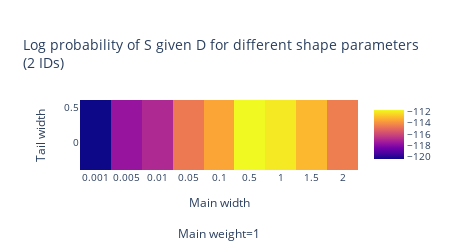

Notebook code cell kept with this figure:
### Code cell
params = [
    (0.001, 0.1, 1),
    (0.005, 0.1, 1),
    (0.01, 0.1, 1),
    (0.05, 0.1, 1),
    (0.1, 0.1, 1),
    (0.5, 0.1, 1),
    (1, 0.1, 1),
    (1.5, 0.1, 1),
    (2, 0.1, 1),
]
labels = ["main width", "tail width", "main weight"]
df_heatmap, data = load_and_process_json(9, params, labels)
IDs = list(data.keys())

fig = make_subplots()
fig = add_heatmap_for_weight(fig, df_heatmap, 1, 1)
fig.update_layout(
    title=f"Log probability of S given D for different shape parameters<br>({len(IDs)} IDs)",
    yaxis_title="Tail width",
    # yaxis_type='log',
    width=450,
    height=250,
    font_size=10,
)
fig.show()

### Figure 1 — Plotly figure (JSON) as saved in the notebook; plotly's stock layout.template omitted (floating-point values rounded to 4 significant figures)
{"data": [{"type": "heatmap", "x": [0.001, 0.005, 0.01, 0.05, 0.1, 0.5, 1, 1.5, 2], "xaxis": "x", "y": [0.1, 0.1, 0.1, 0.1, 0.1, 0.1, 0.1, 0.1, 0.1], "yaxis": "y", "z": [-120.4, -117.6, -117.0, -114.6, -113.5, -111.7, -112.0, -113.1, -114.5]}], "layout": {"font": {"size": 10}, "height": 250, "title": {"text": "Log probability of S given D for different shape parameters<br>(2 IDs)"}, "width": 450, "xaxis": {"anchor": "y", "domain": [0, 1], "title": {"text": "Main width<br><br>Main weight=1"}, "type": "category"}, "yaxis": {"anchor": "x", "domain": [0, 1], "title": {"text": "Tail width"}}}}
